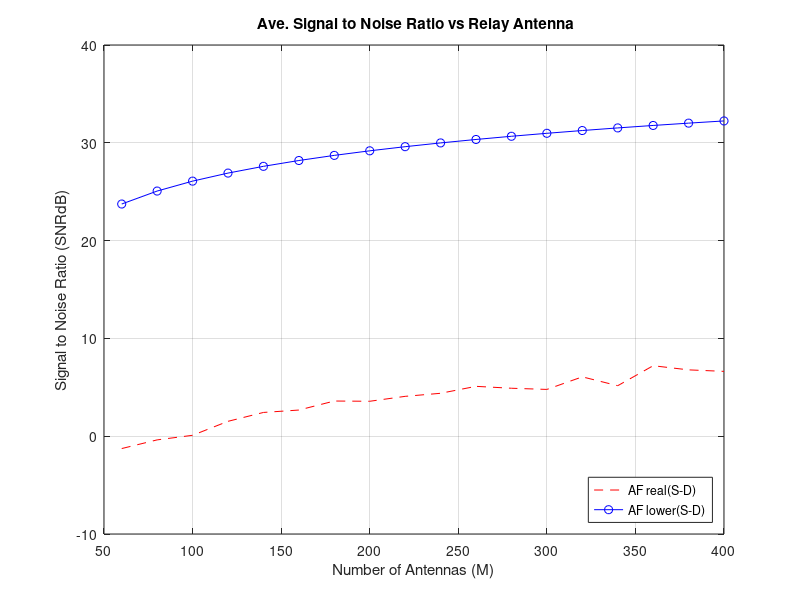

Recreate this plot in MATLAB.
clear all 
clc
K=4;%K is the number of users, maximum 84 user.
BS=500; %maximum number of antenna
deltan2=1;%covariance of noise
rc=250; %cell radius
rh=35; %minimum distance
sigma=10^(0.8); %shadow fading daviation
meu=3.8; %decay exponent
dbar = 10^(-3.53);
MM=60:20:400;

B=1.96e5; %bandwidth L*N
SINR0=1;
N=196; %Coherent Interval Symbol
Tc=1e-3; %Coherent Time
Bc=1000e3; %Coherent Bandwidth
Np=3; %pilot symbol
Nd=(N-Np-1)/2; %Source to Relay or Relay to Destination symbols
pp=10; %pilot power
ps=10; %source to relay power
pd=10; %relay to destination power
P0=10*N;
P00=10*Nd*2;
L= 1000; %Transmission block L=BcTc 
d1=10;
d2=d1;
SINR1=10^(d1/10); %SNR
SINR2=2*10^(d1/10);
%sinr=zeros(1,(BS-50)/20+1);
sinr=zeros(1,18);
r_zf_mmse=zeros(1,18);
sinrd=zeros(1,18);

lp_sum=0;
for M=60:20:400
    lp_sum=lp_sum+1; 
    %%%%%%%Source to Destination via ZF
    rreal_af=zeros(1,L);
    for loop=1:L
        %userDistances = sqrt( rand(K,L)*(rc^2-rh^2)+ rh^2 );
    
        %l_x =  dbar ./ userDistances.^(meu);
        l_x = (0.014 + (0.014+1)*randn(K));
        h=(randn(M,K)*l_x+i*randn(M,K)*l_x)/sqrt(2);
        dh=(randn(M,K)*l_x+i*randn(M,K)*l_x)/sqrt(2);
        
        Tr=trace((pd*2*Nd*inv(h'*h))+(deltan2*inv(h'*h)*inv(h'*h)));
        a_z=sqrt(P00/Tr);
        w=h*inv(h'*h);
        %w=h*inv(h'*h)*inv(h'*h)*h';
        x2=0;
        for k=1:K
            x=pd*abs(w(:,1)'*dh(:,k))^2/norm(w(:,k))^2;
            x2=x2+x;
        end
        
        rreal_af(1,loop)=10*log10(pd/(norm(w(:,1))^2)/(x2+1+a_z^(-1)));
    end
        real_af(1,lp_sum)=(sum(rreal_af)/L);
        
      
    %Lower SINR
    x5(1,loop)=sum(a_z^(-1))/L;
    x1=pd*((M-K)*Np*pp)/(deltan2+Np*pp);
    x2=K*deltan2*pd/(deltan2+Np*pp);
    x3=deltan2;
    lower_af(1,lp_sum)=10*log10(x1/(x2+x3+x5(1,lp_sum))); %Lower SNR value for ZF
   

end

figure(1)
 plot(MM,real_af,'r--')
 hold on
 plot(MM,lower_af,'bo-')
 hold on
 grid on
 xlabel('Number of Antennas (M)');
 ylabel('Signal to Noise Ratio (SNRdB)');
 title(' Ave. Signal to Noise Ratio vs Relay Antenna');
 legend('AF real(S-D)', 'AF lower(S-D)','Location','southeast');

 

